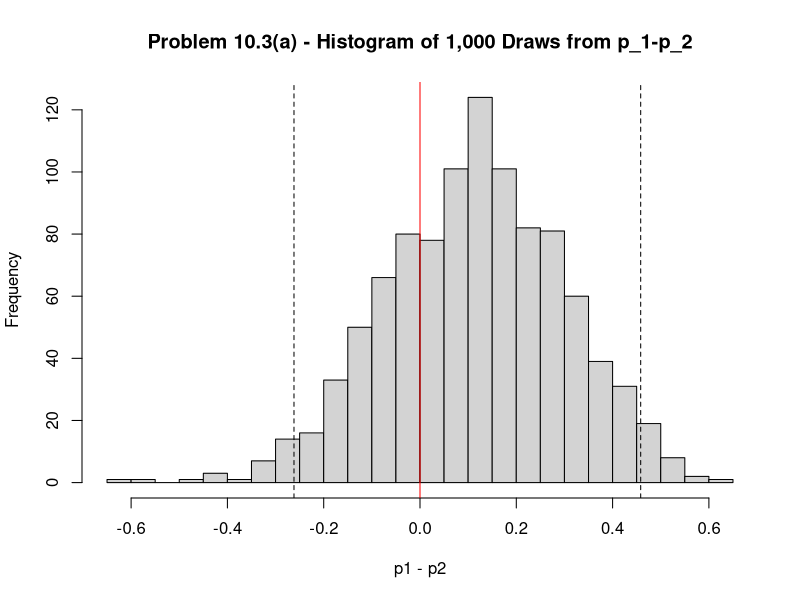
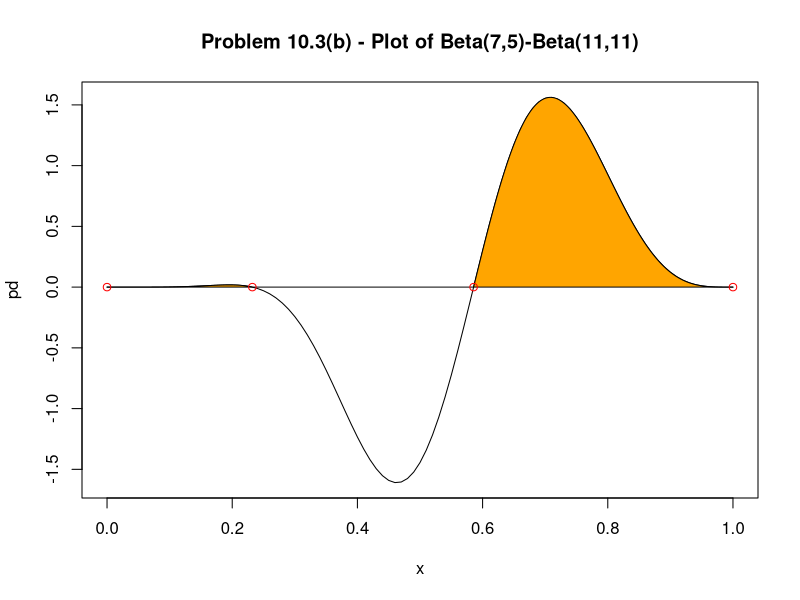
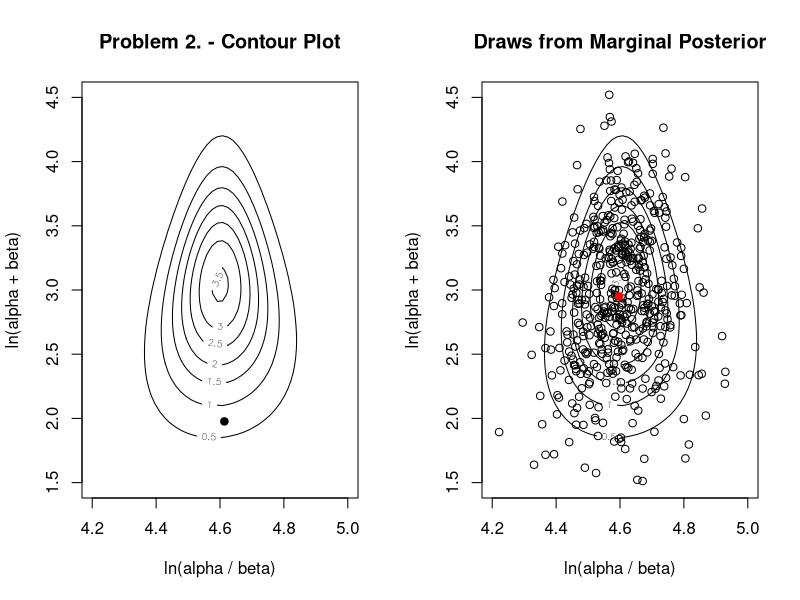

These charts were generated, in order, by the following R code:
## ---- chunk 1
rm(list=ls())
set.seed(306)
p1<-rbeta(1000,6,10-6)
p2<-rbeta(1000,10,20-10)
quantile(p1-p2,c(0.05/2,1-0.05/2))
hist(p1-p2,breaks=20,main="Problem 10.3(a) - Histogram of 1,000 Draws from p_1-p_2")
abline(v=0,col="red")
abline(v=quantile(p1-p2,c(0.05/2,1-0.05/2)),lty=2)
mean(p1>p2)
## ---- chunk 2
pd<-\(x) x^(7-1)*(1-x)^(5-1)/beta(7,5)-x^(11-1)*(1-x)^(11-1)/beta(11,11)
x<-c(seq(0,0.232165,0.0001),seq(0.5856,1,0.0001)) # Finding points via Desmos
plot(pd,main="Problem 10.3(b) - Plot of Beta(7,5)-Beta(11,11)")
polygon(x,c(0,pd(seq(0,1,0.0001))[pd(seq(0,1,0.0001))>=0]),col="orange")
points(c(0,0.232165,0.58564,1),rep(0,4),col="red") # Intersection points with x-axis
length(x)/length(seq(0,1,0.0001)) # Length of [0,1] for which the function is positive
0.58564/0.232165*(integrate(pd,0,0.232165)$value+integrate(pd,0.58564,1)$value) # C * E[f(x)]
## ---- chunk 3
y<-c(144.8,113.2,82.6,46.1,117.6)
mean(y)           # mean = alpha / beta
var(y)        # variance = alpha / beta^2
b<-mean(y)/var(y) # beta = mean / variance
a<-b*mean(y)     # alpha = beta * mean
Xm<-Ym<-rep(NA,500)
mpd<-function(X,Y){a<-exp(Y)*exp(X)/(exp(X)+1)
  b<-exp(Y)/(exp(X)+1)
  exp(-1845+log(a)/2+log(b+1)+sum(a*log(b)-(y+a)*log(b+1)+lgamma(y)-lbeta(a,y))+2*Y+X-2*log(exp(X)+1))}
X<-seq(4.2,5,length=50) # Setting bounds of contour plot via trial-and-error
Y<-seq(1.5,4.5,length=50)
z<-matrix(NA,length(Y),length(X))
for (i in 1:length(Y)){for (j in 1:length(X)){z[j,i]<-mpd(X[j],Y[i])}}
par(mfrow=c(1,2))
contour(X,Y,z,xlab="ln(alpha / beta)",ylab="ln(alpha + beta)",main="Problem 2. - Contour Plot")
points(log(a/b),log(a+b),pch=19) # The original estimate appears to be a bit off.
set.seed(306)
for (k in 1:length(Xm)){Xm[k]<-sample(X,1,TRUE,apply(z,1,sum)/sum(apply(z,1,sum)))
  Ym[k]<-sample(Y,1,TRUE,z[which(Xm[k]==X),]/sum(z[which(Xm[k]==X),]))}
contour(X,Y,z,xlab="ln(alpha / beta)",ylab="ln(alpha + beta)",main="Draws from Marginal Posterior")
Xm<-Xm+runif(length(Xm),-diff(X)/2,diff(X)/2)
Ym<-Ym+runif(length(Ym),-diff(Y)/2,diff(Y)/2)
points(Xm,Ym)
points(mean(Xm),mean(Ym),pch=19,col="red")
alpha<-exp(Ym)*(exp(Xm)/(exp(Xm)+1))
beta<-exp(Ym)/(exp(Xm)+1)
quantile(alpha,c(0.05/2,1-0.05/2))      # 95 percent credible interval of alpha
a       # We can see this interval contains our original estimate of alpha.
quantile(beta,c(0.05/2,1-0.05/2))       # 95 percent credible interval of beta
b       # We can see this interval contains our original estimate of beta.
quantile(alpha/beta,c(0.05/2,1-0.05/2)) # 95 percent credible interval of y
sort(y)
# We can see this interval contains the middle three values of y. It is reasonable
# that the minimum and maximum values are not included as they appear to be outliers.
